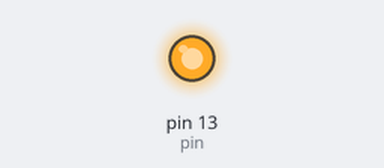
Simulated run of this sketch. Board: Arduino Uno, built with avr-gcc and run on an emulated ATmega328P. Shown: output pins drawn as LEDs (lit = HIGH).

Above: at 0.8 s.
At 5.37 s:
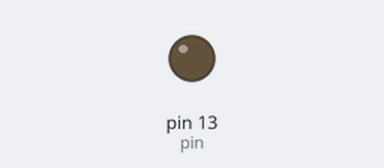
Timing chart, 0 to 5.8 s (numbered marks = the images above):
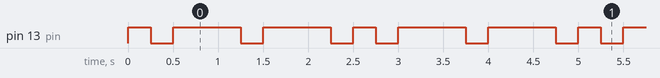

The sketch:

blink.ino
```cpp
// Let There Be Light: Part 2

int pin = 13; // Make sure your circuit is using digital pin 13!

void setup() {
  // put your setup code here, to run once:
  pinMode(pin, OUTPUT);

}

void dot(){
  digitalWrite(pin, HIGH); //turn on
  delay(250);
  digitalWrite(pin, LOW);  //turn off
  delay(250);
}

void dash(){
  digitalWrite(pin, HIGH);
  delay(750);
  digitalWrite(pin, LOW);
  delay(250);
}


void loop() {
  // put your main code here, to run repeatedly:

  dot();
  dash();
  dash();
}
```

Measured:
- by itself, pin 13 (pin): repeats every 2.5 s: 2 × (LOW 0.25 s, HIGH 0.75 s), LOW 0.25 s, HIGH 0.25 s
- by itself, everything shown: repeats every 2.5 s, in 6 steps
